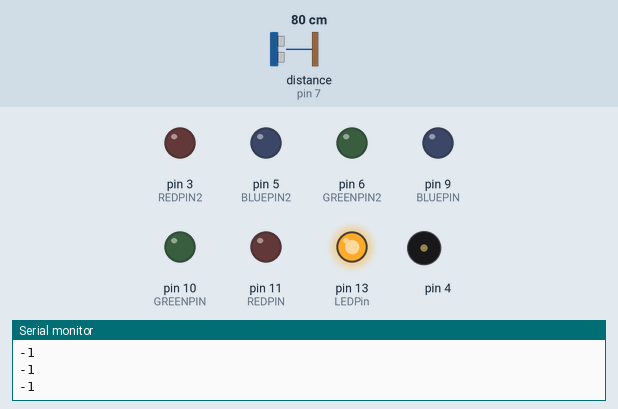
Recording of a sketch running on a simulated Arduino Uno, built with avr-gcc and run on an emulated ATmega328P. Shown: output pins drawn as LEDs (lit = HIGH), buzzer (waves = sounding), the last lines printed to the serial monitor. Wiring (inferred from the names in the program): ultrasonic range finder: trigger pin 8; echo pin 7. Inputs (shaded band) come from the test bench; at power-on: distance to the obstacle (sensor on pin 7) 80 cm. The echo pulse lasts 58.3 µs per cm; pins used as bus, display or sensor lines are not drawn.

Above: at 1.2 s.
1.3 s: distance to the obstacle (sensor on pin 7) set to 55 cm
2.8 s: distance to the obstacle (sensor on pin 7) set to 46 cm
At 4.0 s:
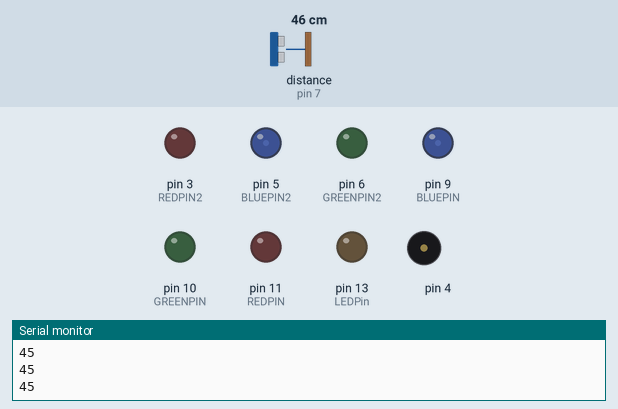
4.3 s: distance to the obstacle (sensor on pin 7) set to 2 cm
At 5.1 s:
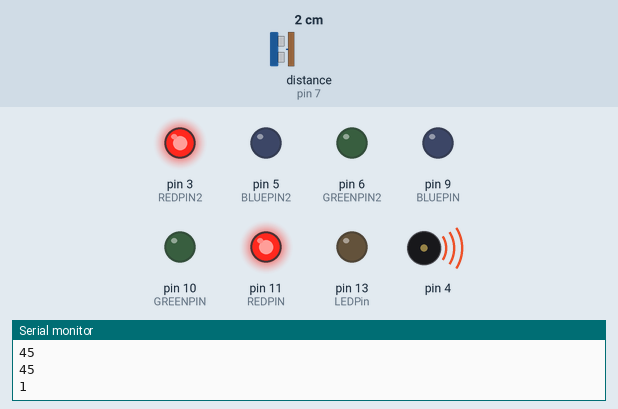
7.3 s: distance to the obstacle (sensor on pin 7) set to 10 cm
10.3 s: distance to the obstacle (sensor on pin 7) set to 13 cm
At 11.4 s:
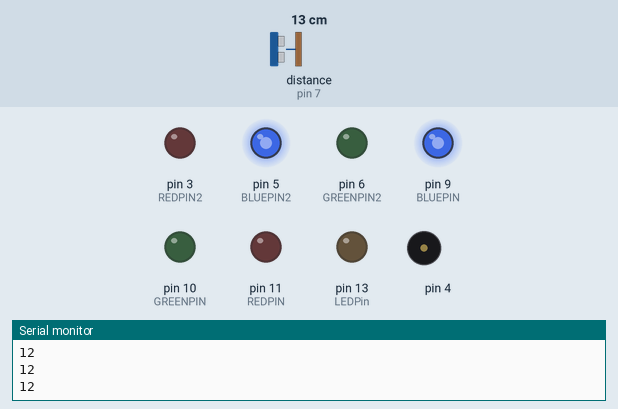
12.1 s: distance to the obstacle (sensor on pin 7) set to 4 cm
At 12.9 s:
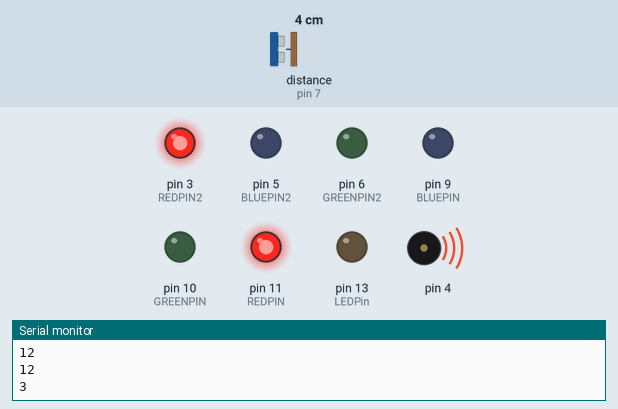
Timing chart, 0 to 16.1 s (numbered marks = the images above; inputs shaded):
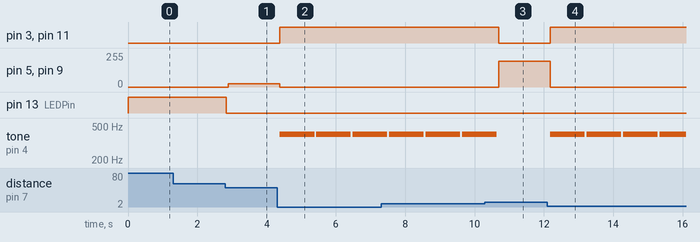

The sketch:

REALfinalthistimeRAHA.ino
```cpp
int REDPIN = 11;
int GREENPIN = 10;
int BLUEPIN = 9;
int REDPIN2 = 3;
int GREENPIN2 = 6;
int BLUEPIN2 = 5;
int LEDPin = 13;
int brightness = 0;
int FADESPEED = 5;
long duration, distance;

#define trigPin 8
#define echoPin 7
int minimumRange = 0;
int maximumRange = 50;

void setup() {
  // initialize serial communication:
  Serial.begin(9600);

  pinMode(REDPIN, OUTPUT);
  pinMode(GREENPIN, OUTPUT);
  pinMode(BLUEPIN, OUTPUT);
  pinMode(REDPIN2, OUTPUT);
  pinMode(GREENPIN2, OUTPUT);
  pinMode(BLUEPIN2, OUTPUT);
  pinMode(LEDPin, OUTPUT);


  pinMode(trigPin, OUTPUT);
  pinMode(echoPin, INPUT);
}

void loop()
{

  digitalWrite(trigPin, LOW);
  delayMicroseconds(2);
  digitalWrite(trigPin, HIGH);
  delayMicroseconds(10);
  digitalWrite(trigPin, LOW);
  duration = pulseIn(echoPin, HIGH);
  //Calculate the distance (in cm) based on the speed of sound.
  distance = duration / 58.2;
  if (distance >= maximumRange || distance <= minimumRange) {
    /* Send a negative number to computer and Turn LED ON
    to indicate "out of range" */
    Serial.println("-1");
    digitalWrite(LEDPin, HIGH);
  }
  else {
    /* Send the distance to the computer using Serial protocol, and
    turn LED OFF to indicate successful reading. */
    Serial.println(distance);
    digitalWrite(LEDPin, LOW);
  }
  //Delay 50ms before next reading.
  delay(50);

  if (distance > 10){

 brightness = map(distance, minimumRange, maximumRange, 255, 0);

 brightness = constrain (brightness, 0, 255);

 analogWrite(BLUEPIN, brightness);
 analogWrite(BLUEPIN2, brightness);

  }

 if (distance <= 10 && distance > 0){
  analogWrite(REDPIN, 255);
  analogWrite(REDPIN2, 255);
  analogWrite(BLUEPIN, 0);
  analogWrite(BLUEPIN2, 0);
  tone(4, 400);
  delay(1000);
  noTone(4);


 } else if (distance > 10){
  analogWrite(REDPIN, 0);
  analogWrite(REDPIN2, 0);
 }


}
```

Measured:
- the behaviour switches between 51 and 50 cm on distance to the obstacle (sensor on pin 7) (found by bisection; images 0 and 1)
- the behaviour switches between 11 and 12 cm on distance to the obstacle (sensor on pin 7) (found by bisection; images 2 and 3)
- after the input at 2.8 s, pin 5 (BLUEPIN2), pin 9 (BLUEPIN): 0/255 → 26/255 after 0.09 s; pin 13 (LEDPin): HIGH → LOW at once
- after the input at 4.3 s, pin 3 (REDPIN2), pin 11 (REDPIN): LOW → HIGH after 0.08 s; pin 5 (BLUEPIN2), pin 9 (BLUEPIN): 26/255 → 0/255 after 0.08 s; tone on pin 4: alternates 400 Hz for 1.0 s and silent for 0.05 s, starting after 0.08 s
- after the input at 10.3 s, pin 3 (REDPIN2), pin 11 (REDPIN): HIGH → LOW after 0.39 s; pin 5 (BLUEPIN2), pin 9 (BLUEPIN): 0/255 → 194/255 after 0.39 s; tone on pin 4: goes on until 10.6 s, then stays silent
- after the input at 12.1 s, pin 3 (REDPIN2), pin 11 (REDPIN): LOW → HIGH after 0.08 s; pin 5 (BLUEPIN2), pin 9 (BLUEPIN): 194/255 → 0/255 after 0.08 s; tone on pin 4: alternates 400 Hz for 1.0 s and silent for 0.05 s, starting after 0.08 s
